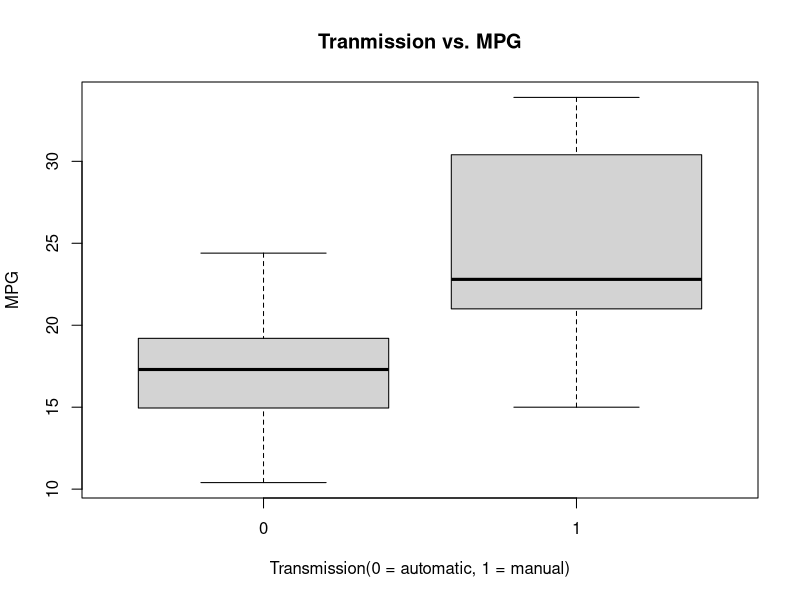

Here is the R script that generated this plot:
## ---- chunk 1
library(datasets)
head(mtcars, 3)
boxplot(mpg ~ am, data = mtcars, main = "Tranmission vs. MPG", xlab = "Transmission(0 = automatic, 1 = manual)", ylab ="MPG")
